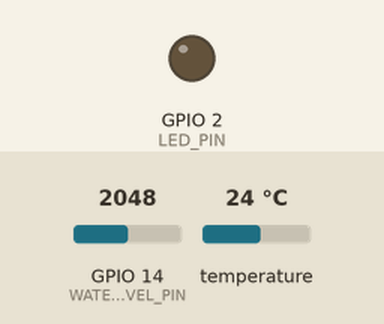
Simulated run of this sketch. Board: ESP32. Parts: output pins drawn as LEDs (lit = HIGH). The test bench sets the inputs (shaded band); at power-on: GPIO 14 (WATER_LEVEL_PIN) = 2048, temperature 24 °C. Pins used as bus, display or sensor lines are not drawn; what the sketch prints to the serial monitor is not drawn.

Above: at 1.4 s.
At 4.8 s:
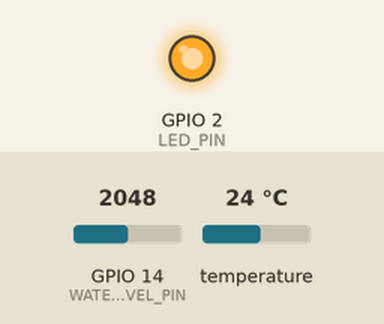
Timing chart, 0 to 7.5 s (numbered marks = the images above):
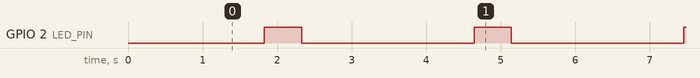

The sketch:

esp_analog_sensors.ino
```cpp
#include <OneWire.h>
#include <DallasTemperature.h>

#define WATER_LEVEL_PIN     14
#define SHUNT_RESISTOR      150.6
#define SENSOR_RANGE_METERS 10.0
#define V_REF               3.3
#define MODEM_POWER_PIN     12
#define SAMPLES_COUNT 50

#define WATER_LEVEL_CORRECTION_FACTOR 1.136
#define SENSOR_ZERO_CURRENT 3.71


#define WATER_TEMPERATURE_PIN 4 // <-- НОВЫЙ ПИН для датчика температуры


portMUX_TYPE mux = portMUX_INITIALIZER_UNLOCKED;


#define LED_PIN LED_BUILTIN

OneWire oneWire(WATER_TEMPERATURE_PIN);
DallasTemperature sensors(&oneWire);


void setup() {
  Serial.begin(9600);
  delay(1000);
  analogSetPinAttenuation(WATER_LEVEL_PIN, ADC_11db);
  pinMode(MODEM_POWER_PIN, OUTPUT);
  digitalWrite(MODEM_POWER_PIN, HIGH);

  // Инициализация датчика температуры
  sensors.begin();

  pinMode(LED_PIN, OUTPUT);
}


void loop() {
  float waterLevel = getWaterLevelSetup();
  float waterTemp = getWaterTemperature();

  // Выводим все в одной строке
  Serial.print("Уровень воды: ");
  Serial.print(waterLevel, 3);
  Serial.print(" метров | Температура: ");

  if (waterTemp != -999.0) { // Проверяем, что датчик не вернул ошибку
    Serial.print(waterTemp, 2);
    Serial.print(" °C");
  } else {
    Serial.print("Ошибка датчика");
  }

  Serial.print("\n");


  digitalWrite(LED_PIN, HIGH);
  delay(500);
  digitalWrite(LED_PIN, LOW);
  delay(1500);
}


float getWaterLevelSetup() {
  int samples[SAMPLES_COUNT];

  portENTER_CRITICAL(&mux);

  for (int i = 0; i < SAMPLES_COUNT; i++) {
    samples[i] = analogRead(WATER_LEVEL_PIN);
  }

  portEXIT_CRITICAL(&mux);

  for (int i = 0; i < SAMPLES_COUNT - 1; i++) {
    for (int j = 0; j < SAMPLES_COUNT - i - 1; j++) {
      if (samples[j] > samples[j + 1]) {
        int temp = samples[j];
        samples[j] = samples[j + 1];
        samples[j + 1] = temp;
      }
    }
  }

  int medianRawValue = samples[SAMPLES_COUNT / 2];

  Serial.print("  [Отладка: Медианное значение АЦП = ");
  Serial.print(medianRawValue);
  Serial.print("]  ");

  float voltage = (medianRawValue / 4095.0) * V_REF;
  float current_mA = (voltage / SHUNT_RESISTOR) * 1000.0;

  // --- НАША ДИАГНОСТИЧЕСКАЯ СТРОКА ---
  Serial.print("Ток: ");
  Serial.print(current_mA, 2); // Выводим ток с двумя знаками после запятой
  Serial.print(" мА  ");
  // ------------------------------------

  //float useful_current = current_mA - 4.0;
  float useful_current = current_mA - SENSOR_ZERO_CURRENT;
  const float current_range = 16.0;
  float waterLevel = (useful_current / current_range) * SENSOR_RANGE_METERS;

  if (waterLevel < 0) {
    waterLevel = 0.0;
  }

  return waterLevel * WATER_LEVEL_CORRECTION_FACTOR;
}


float getWaterTemperature() {
  sensors.requestTemperatures(); // Отправляем команду на измерение
  float tempC = sensors.getTempCByIndex(0); // Считываем температуру с первого датчика на шине

  // Проверка на ошибку чтения (-127 - это код ошибки датчика)
  if (tempC == DEVICE_DISCONNECTED_C) {
    return -999.0; // Возвращаем специальное значение, если датчик не найден
  }
  return tempC;
}


// Шаг 1: Калибровка "Нуля"
// Цель: Найти, какому току в миллиамперах соответствует нулевой уровень воды для твоего конкретного датчика. В теории это 4.0 мА, но на практике всегда есть погрешность.

// ДЕЙСТВИЕ: Вытащи датчик из воды и протри его. Он должен быть в воздухе. Это его состояние "0% уровня".

// НАБЛЮДЕНИЕ: Посмотри в Монитор порта. Ты увидишь строку, например:
// [Отладка: ... ] Ток: 3.98 мА Уровень воды: 0.000 метров

// ЧТО БРАТЬ: Нас интересует значение тока. В нашем примере это 3.98. Это и есть твой реальный "ноль".

// КУДА ВСТАВЛЯТЬ:

// В начало твоего скетча, где все #define, добавь новую строку:
// cpp
// #define SENSOR_ZERO_CURRENT 3.98 // Реальный ток при нулевом уровне
// Теперь в функции getWaterLevel найди строку:
// float useful_current = current_mA - 4.0;
// И замени "магическое число" 4.0 на твою новую константу:
// float useful_current = current_mA - SENSOR_ZERO_CURRENT;
// Все! "Ноль" откалиброван. Теперь твоя программа знает, от какого именно значения тока нужно начинать отсчет.

// Шаг 2: Калибровка "Диапазона" (Масштаба)
// Цель: Убедиться, что если уровень воды 1 метр, программа показывает 1 метр, а не 0.95 или 1.05.

// ДЕЙСТВИЕ: Погрузи датчик на ТОЧНО ИЗВЕСТНУЮ глубину. Проще всего взять ведро, налить воды и линейкой измерить, например, ровно 20 см (0.200 метра).

// НАБЛЮДЕНИЕ: Посмотри в Монитор порта. Программа, скорее всего, покажет немного другое значение, например:
// [Отладка: ... ] Ток: 7.15 мА Уровень воды: 0.198 метров

// ЧТО БРАТЬ И КАК СЧИТАТЬ:

// Мы знаем, что реальная глубина = 0.200 м.
// Программа нам показала измеренную глубину = 0.198 м.
// Теперь мы можем найти "коэффициент вранья" (коэффициент коррекции):
// Коэффициент = Реальное / Измеренное
// Коэффициент = 0.200 / 0.198 ≈ 1.01
// КУДА ВСТАВЛЯТЬ:

// В начало скетча добавь еще одну строку:
// cpp
// #define WATER_LEVEL_CORRECTION_FACTOR 1.01 // Коэффициент коррекции
// В самом конце функции getWaterLevel, перед тем как вернуть значение, найди строку:
// return waterLevel;
// И измени ее, умножив результат на твой коэффициент:
// return waterLevel * WATER_LEVEL_CORRECTION_FACTOR;
```

Measured:
- by itself, GPIO 2 (LED_PIN): alternates HIGH for 0.50 s and LOW for 2.3 s
